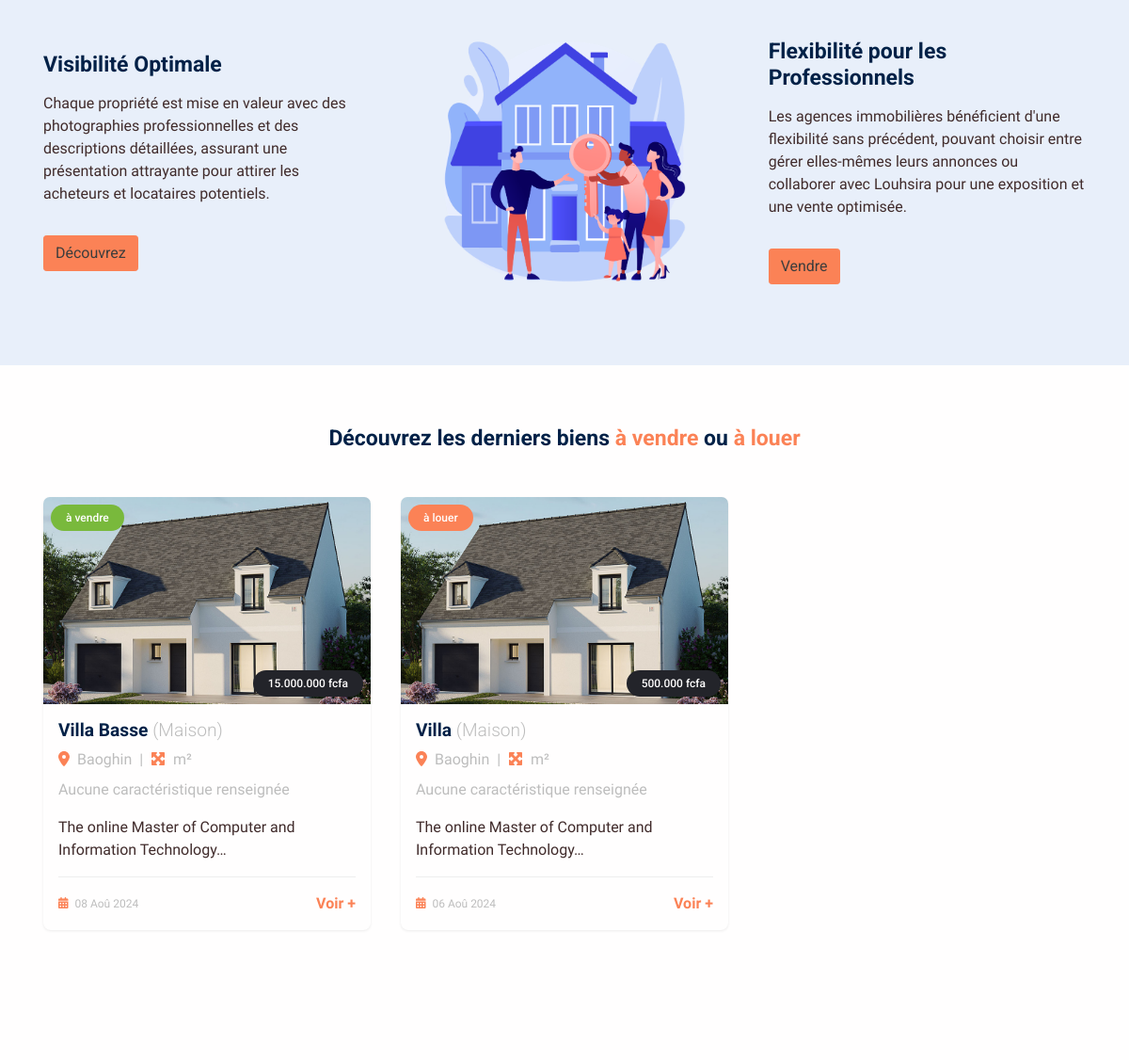
The app's page / (middle part), older data.
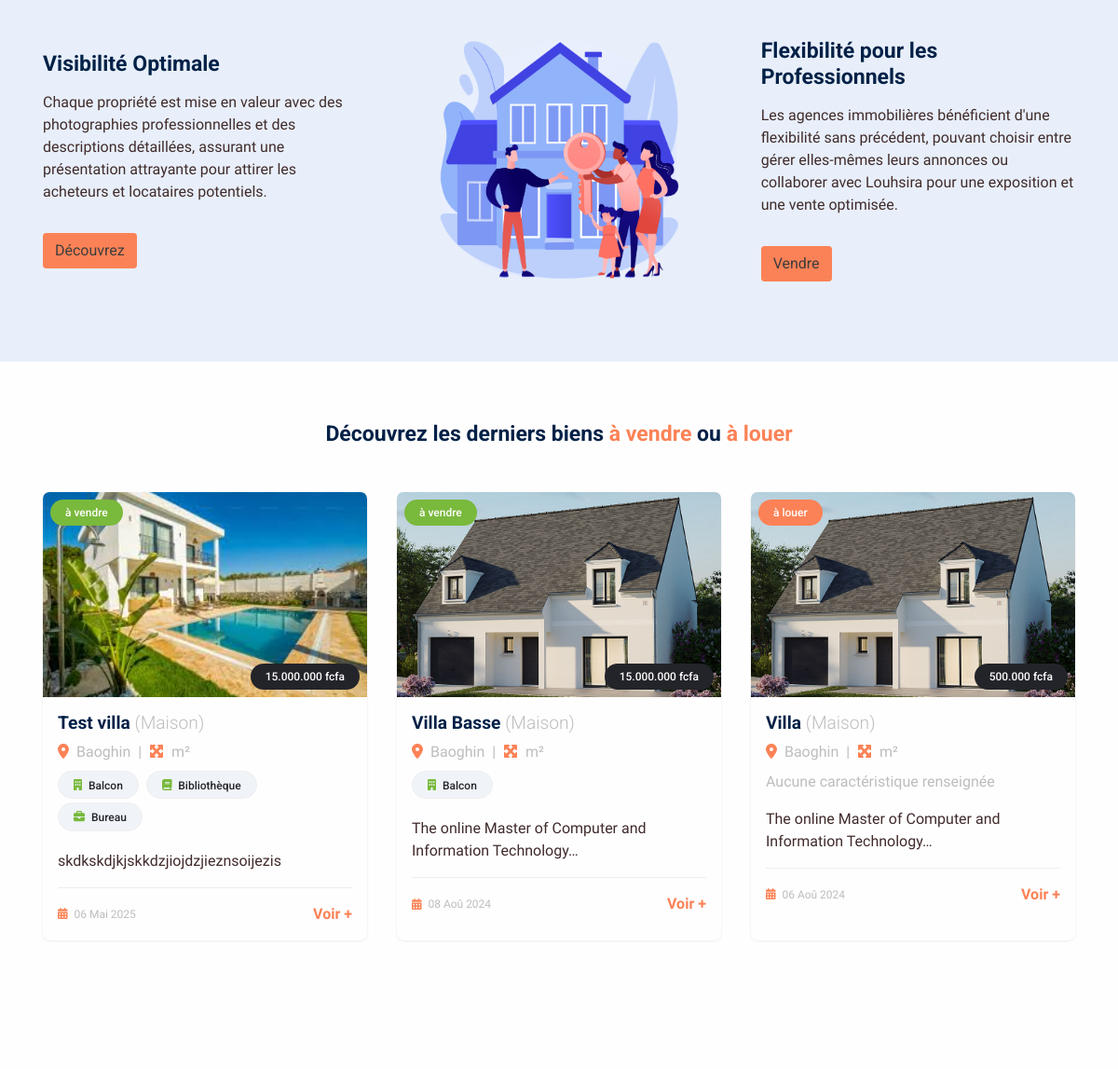
The same page, newer data.
### propriete/models.py (models this page shows, shortened)
class Proprietes(Convention):
    titre_annonce = models.CharField(max_length=220, blank=True, null=True)
    proprietaire = models.CharField(max_length=220, blank=True, null=True)
    proprietaire_contact = models.CharField(max_length=220, blank=True, null=True)
    type_propriete = models.ForeignKey(TypePropriete, on_delete=models.DO_NOTHING, related_name="type_propriete_related")
    prix_propriete = models.CharField(max_length=220, blank=True, null=True)
    adresse_propriete = models.CharField(max_length=220, blank=True, null=True)
    localite = models.ForeignKey(Localite, on_delete=models.DO_NOTHING, related_name="localite_propriete")
    annee_construction = models.DateField(auto_now=False, auto_now_add=False)
    nbre_chambre = models.IntegerField()
    nbre_salle_bain = models.IntegerField()
    description = HTMLField()
    status = models.CharField(max_length=15, choices=STATUS_CHOICES)
    caracteristique_speciale = models.ManyToManyField(CaracteristiqueMaison)
    pictures = models.ManyToManyField(Photo)
    @property
    def is_new(self):
        return self.created_at >= timezone.now() - timedelta(days=7)
    class Meta:
        verbose_name = 'Les Propriétés'
        verbose_name_plural = 'Les Propriétés'

class Photo(Convention):
    title = models.CharField(max_length=220, blank=True, null=True)
    picture = models.FileField(upload_to=PICTURE_PATH, max_length = 200, blank=True, null=True)
    class Meta:
        verbose_name = 'Photo des Proprietes'
        verbose_name_plural = 'Photo des Proprietes'

class TypePropriete(Convention):
    libele =  models.CharField(max_length=200, blank=True, null=True)
    description = models.TextField(blank=True, null=True)
    class Meta:
        verbose_name = "Type de Propriété"
        verbose_name_plural = "Type de Propriétés"
    def __str__(self):
        return self.libele

class Localite(Convention):
    name = models.CharField(max_length=150, blank=True, null=True)
    longitude =  models.CharField(max_length=150, blank=True, null=True)
    laltitude =  models.CharField(max_length=150, blank=True, null=True)
    class Meta:
        verbose_name = "Localité"
        verbose_name_plural = "Localités"
    def __str__(self):
        return self.name

class CaracteristiqueMaison(Convention):
    libele = models.CharField(max_length=220, blank=True, null=True)
    class Meta:
        verbose_name = "Caratéristiques des Maisons"
        verbose_name_plural = "Caratéristiques des Maisons"

### app/views.py (the view)
# urls.py: path('', home, name="welcome"),
def home(request):
    get_socials = get_social({'publish':True})
    get_banners = get_banner({'publish':True})
    get_property_vendors = get_all_properties_for_index({'publish':True})
    get_property_locations = get_property_location({'publish':True, 'status': 'à louer'})
    get_abouts = get_about({'publish':True})
    get_why_chooses = get_why_choose({'publish':True})
    get_configs = get_config({'publish':True})
    get_do_trusths = get_do_trusth({'publish':True})
    get_localites = get_localite({'publish':True})
    get_type_proprietes = get_type_propriete({'publish':True})
    get_partenaires = get_partenaire({'publish':True})
    template_name = "app/layout/index.html"
    context = {
        'page': "LOUSHIRA | Accueil",
        'get_socials': get_socials,
        'get_banners': get_banners,
        'get_abouts': get_abouts,
        'get_why_chooses': get_why_chooses,
        'get_configs': get_configs,
        'get_do_trusths': get_do_trusths,
        'get_localites': get_localites,
        'get_type_proprietes': get_type_proprietes,
        'get_property_vendors': get_property_vendors,
        'get_property_locations': get_property_locations,
        'get_partenaires': get_partenaires,
        'get_caracteristique_homes': get_caracteristique_home,
    }
    return render(request, template_name, context)

### app/functions.py (called while the page is built)
def get_banner(data=dict()):
    return Banner.objects.filter(**data).first()

def get_about(data=dict()):
    return About.objects.filter(**data).first()

def get_why_choose(data=dict()):
    return Whychoose.objects.filter(**data).first()

def get_config(data=dict()):
    return configuration.objects.filter(**data).first()

def get_do_trusth(data=dict()):
    return DoTrust.objects.filter(**data)

def get_localite(data=dict()):
    return Localite.objects.filter(**data)

def get_type_propriete(data=dict()):
    return TypePropriete.objects.filter(**data)

def get_social(data=dict()):
    return Social.objects.filter(**data)

def get_partenaire(data=dict()):
    return Partenaire.objects.filter(**data)

def get_all_properties_for_index(data=dict()):
    return Proprietes.objects.filter(**data).order_by('-created_at')[:6]

def get_property_location(data=dict()):
    return Proprietes.objects.filter(**data).order_by('created_at')[:6]

### app/templatetags/custom_tags.py (called while the page is built)
@register.filter
def icone_caracteristique(nom):
    key = nom.lower()
    for mot, icone in ICONE_CARACTERISTIQUES.items():
        if mot in key:
            return icone
    return "fa-circle-info"

### templates/app/layout/index.html (shortened to what the changed rows need)
{% extends "app/base/base.html" %}
{% load static %}
{% load custom_tags %}
{% block content %}
<section>
  <div class="container">
    <div class="row">
      {% for house in get_property_vendors %}
      <div class="col-md-4 mb-4">
        <div class="card h-100 border-0 property-card">
          <div class="position-relative">
            <img src="{{ house.pictures.all.first.picture.url }}" class="card-img-top" alt="{{ house.titre_annonce }}" style="height:220px;object-fit: cover;object-position: center;">
            {% if house.status == "à vendre" %}
              <span class="badge bg-success position-absolute top-0 start-0 m-2  rounded-pill px-3 py-2" style="font-size: 0.75rem;">{{ house.status }}</span>
            {% else %}
              <span class="badge bg-warning position-absolute top-0 start-0 m-2  rounded-pill px-3 py-2" style="font-size: 0.75rem;">{{ house.status }}</span>
            {% endif %}
            <span class="badge bg-dark position-absolute bottom-0 end-0 m-2  rounded-pill px-3 py-2" style="font-size: 0.75rem;">
              {{ house.prix_propriete }}
            </span>
          </div>
          <div class="card-body">
            <h5 class="card-title fw-bold mb-2">{{ house.titre_annonce }}  <span class="text-muted fw-light">({{house.type_propriete}})</span></h5>
            <p class="mb-1 text-muted">
              <i class="fa-solid fa-location-dot text-primary me-1"></i> {{ house.localite }}
              &nbsp;|&nbsp;
              <i class="fa-solid fa-maximize text-primary me-1"></i> {{ house.surface_habitable }} m²
            </p>
            <div class="mt-2">
              {% for carac in house.caracteristique_speciale.all %}
                <span class="badge bg-light text-dark border me-1 mb-1 rounded-pill px-3 py-2" style="font-size: 0.75rem;">
                  <i class="fa-solid {{ carac.libele|icone_caracteristique }} text-success me-1"></i> {{ carac.libele }}
                </span>
              {% empty %}
                <span class="text-muted">Aucune caractéristique renseignée</span>
              {% endfor %}
            </div>
            <p class="card-text mt-2">{{ house.description|truncatechars:60|safe }}</p>
            <hr>
            <div class="d-flex justify-content-between align-items-center">
              <small class="text-muted">
                <i class="fa-solid fa-calendar-days text-primary me-1"></i>
                {{ house.created_at|date:"d M Y" }}
              </small>
              <a href="{% url 'home-detail-index' house.id %}" class="text-primary fw-bold text-decoration-none">
                Voir +
              </a>
            </div>
          </div>
        </div>
      </div>
    {% endfor %}
  </div>
  </div>
</section>
{% endblock %}

Row changes from the older to the newer data that the page shows:
added Proprietes: pictures.all.first.picture (picture), status "à vendre", prix_propriete "15.000.000 fcfa", titre_annonce "Test villa", type_propriete "Maison", localite "Baoghin", description "skdkskdjkjskkdzjiojdzjieznsoijezis", created_at "06 Mai 2025"
now on this page (row unchanged): CaracteristiqueMaison: libele "Balcon"
now on this page (row unchanged): CaracteristiqueMaison: libele "Bibliothèque", shown under "à vendre"
now on this page (row unchanged): CaracteristiqueMaison: libele "Bureau", shown under "à vendre"
changed Proprietes "Villa Basse": no longer shows "Aucune caractéristique renseignée"
